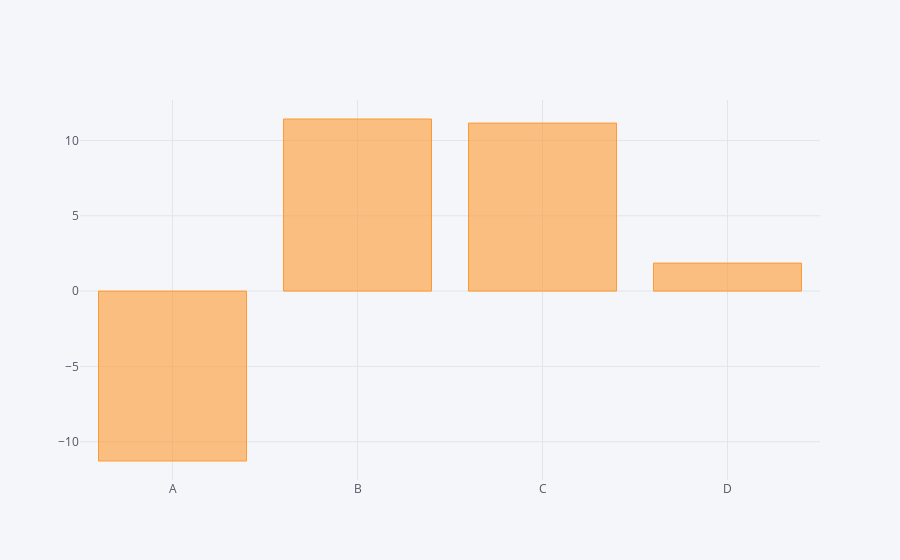

This figure's notebook cell:
### Code cell
df.sum().iplot(kind='bar')

### Figure 1 — Plotly figure (JSON) as saved in the notebook; plotly's stock layout.template omitted (floating-point values rounded to 4 significant figures)
{"data": [{"marker": {"color": "rgba(255, 153, 51, 0.6)", "line": {"color": "rgba(255, 153, 51, 1.0)", "width": 1}}, "name": "None", "orientation": "v", "text": "", "type": "bar", "uid": "60473ab7-eddc-4559-b887-7d95e24e25c3", "x": ["A", "B", "C", "D"], "y": [-11.28, 11.42, 11.15, 1.858]}], "layout": {"legend": {"bgcolor": "#F5F6F9", "font": {"color": "#4D5663"}}, "paper_bgcolor": "#F5F6F9", "plot_bgcolor": "#F5F6F9", "title": {"font": {"color": "#4D5663"}}, "xaxis": {"gridcolor": "#E1E5ED", "showgrid": true, "tickfont": {"color": "#4D5663"}, "title": {"font": {"color": "#4D5663"}, "text": ""}, "zerolinecolor": "#E1E5ED"}, "yaxis": {"gridcolor": "#E1E5ED", "showgrid": true, "tickfont": {"color": "#4D5663"}, "title": {"font": {"color": "#4D5663"}, "text": ""}, "zerolinecolor": "#E1E5ED"}}}
